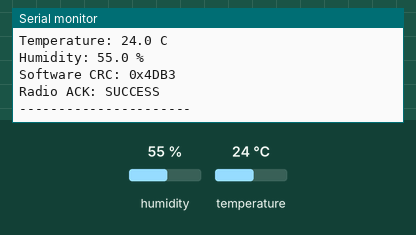
Recording of a sketch running on a simulated Arduino Uno, built with avr-gcc and run on an emulated ATmega328P. Shown: the last lines printed to the serial monitor. The test bench sets the inputs (shaded band); at power-on: humidity 55 %, temperature 24 °C. No radio packets arrive unless stated.

Above: at 2.8 s.
2.9 s: humidity set to 22 %
At 3.4 s:
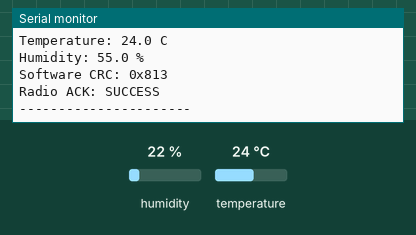
6.6 s: temperature set to 12 °C
At 7.9 s:
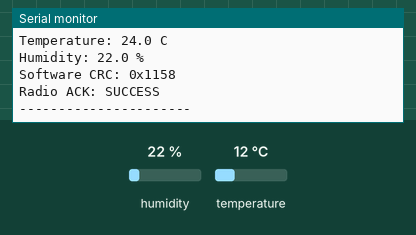
10.6 s: humidity set to 40 %
At 12.0 s:
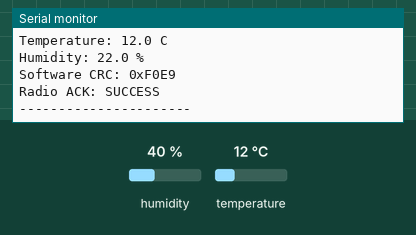
13.7 s: temperature set to 19 °C
At 15.1 s:
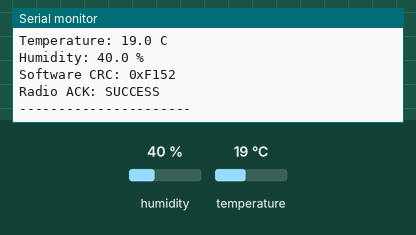
18.8 s: humidity set to 68 %
At 20.1 s:
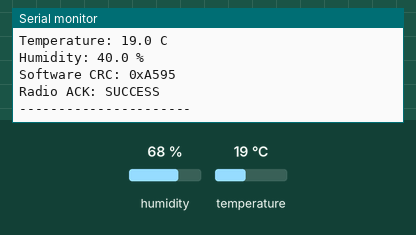
21.8 s: temperature set to 28 °C
At 23.2 s:
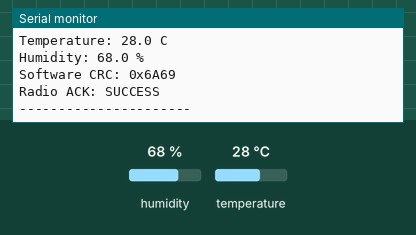
Timing chart, 0 to 24.8 s (numbered marks = the images above; inputs shaded):
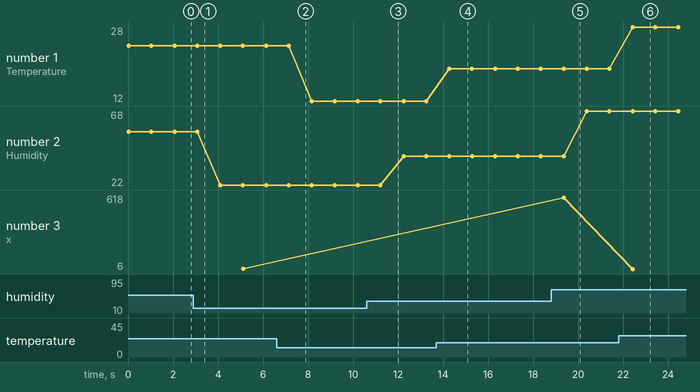

Measured:
- after the input at 13.7 s, the serial monitor: prints a new line after 0.58 s (image 4)
- after the input at 21.8 s, the serial monitor: prints a new line after 0.62 s (image 6)
- plotted number 1: 24 → 12 after the input at 6.6 s, 12 → 19 after the input at 13.7 s, 19 → 28 after the input at 21.8 s
- plotted number 2: 55 → 22 after the input at 2.9 s, 22 → 40 after the input at 10.6 s, 40 → 68 after the input at 18.8 s
- plotted number 3: 595 → 618 after the input at 21.8 s

The sketch:

transmitter.ino
```cpp
#include <SPI.h>
#include <RF24.h>
#include <DHT.h>
#include <stddef.h>
#include <stdint.h>

// -------- PIN SETTINGS --------
#define DHT_PIN 4
#define DHT_TYPE DHT11

#define CE_PIN  9
#define CSN_PIN 10

// -------- OBJECTS --------
RF24 radio(CE_PIN, CSN_PIN);
DHT dht(DHT_PIN, DHT_TYPE);

const byte address[6] = "TEL01";

// -------- PACKET STRUCTURE --------
struct Packet {
  uint16_t sequence;
  int16_t temperature_x100;
  uint16_t humidity_x100;
  uint16_t crc;
};

uint16_t sequenceNumber = 0;

// -------- CRC16 FUNCTION --------
// CRC-16/CCITT-FALSE

uint16_t calculateCRC(const uint8_t *data, size_t length) {
  uint16_t crc = 0xFFFF;

  for (size_t i = 0; i < length; i++) {
    crc ^= (uint16_t)data[i] << 8;

    for (uint8_t bit = 0; bit < 8; bit++) {
      if (crc & 0x8000) {
        crc = (crc << 1) ^ 0x1021;
      } else {
        crc <<= 1;
      }
    }
  }

  return crc;
}

// -------- SETUP --------

void setup() {
  Serial.begin(115200);
  dht.begin();

  if (!radio.begin()) {
    Serial.println(F("ERROR: Radio not detected!"));
    while (1) {}
  }
radio.setPayloadSize(sizeof(Packet));
  radio.setChannel(100);
  radio.setDataRate(RF24_250KBPS);
  radio.setPALevel(RF24_PA_LOW);

  // Hardware CRC
  radio.setCRCLength(RF24_CRC_16);

  // Automatic acknowledgment and retry
  radio.setAutoAck(true);
  radio.setRetries(5, 15);

  radio.openWritingPipe(address);
  radio.stopListening();

  Serial.println(F("TELEMETRY TRANSMITTER READY"));
}

// -------- MAIN LOOP --------

void loop() {
  float temperature = dht.readTemperature();
  float humidity = dht.readHumidity();

  if (isnan(temperature) || isnan(humidity)) {
    Serial.println(F("DHT SENSOR ERROR"));
    delay(1000);
    return;
  }

  Packet packet = {};

  packet.sequence = sequenceNumber++;

  packet.temperature_x100 =
      (int16_t)(temperature * 100.0f);

  packet.humidity_x100 =
      (uint16_t)(humidity * 100.0f);

  // Calculate software CRC
  packet.crc = calculateCRC(
      (const uint8_t *)&packet,
      offsetof(Packet, crc)
  );

  // Send packet
  bool ack = radio.write(&packet, sizeof(packet));

  Serial.print(F("Sequence: "));
  Serial.println(packet.sequence);

  Serial.print(F("Temperature: "));
  Serial.print(temperature, 1);
  Serial.println(F(" C"));

  Serial.print(F("Humidity: "));
  Serial.print(humidity, 1);
  Serial.println(F(" %"));

  Serial.print(F("Software CRC: 0x"));
  Serial.println(packet.crc, HEX);

  Serial.print(F("Radio ACK: "));
  Serial.println(ack ? F("SUCCESS") : F("FAILED"));

  Serial.println(F("----------------------"));

  delay(1000);
}
```
